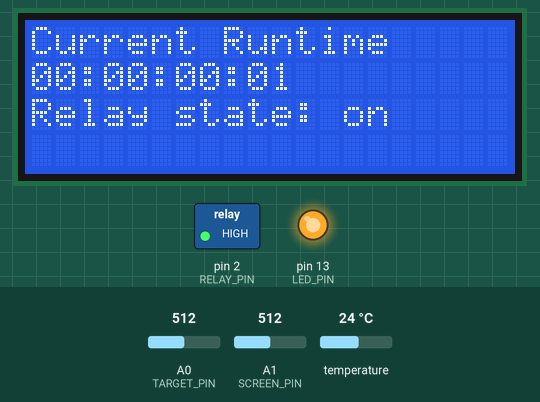
Recording of a sketch running on a simulated Arduino Uno, built with avr-gcc and run on an emulated ATmega328P. On the bench: 20×4 character LCD, switched loads named in the sketch (green lamp = pin HIGH), output pins drawn as LEDs (lit = HIGH). The inputs (shaded band) are chosen by the test bench; at power-on: A0 (TARGET_PIN) = 512, A1 (SCREEN_PIN) = 512, temperature 24 °C.

Above: at 1.2 s.
1.3 s: A0 (TARGET_PIN) set to 907
3.5 s: A0 (TARGET_PIN) set to 940
At 5.4 s:
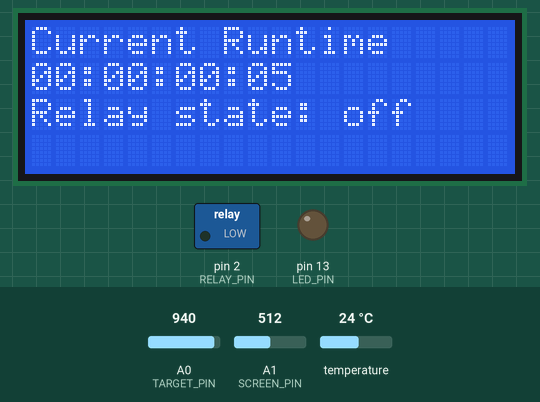
6.5 s: A1 (SCREEN_PIN) set to 670
8.9 s: A1 (SCREEN_PIN) set to 696
At 9.7 s:
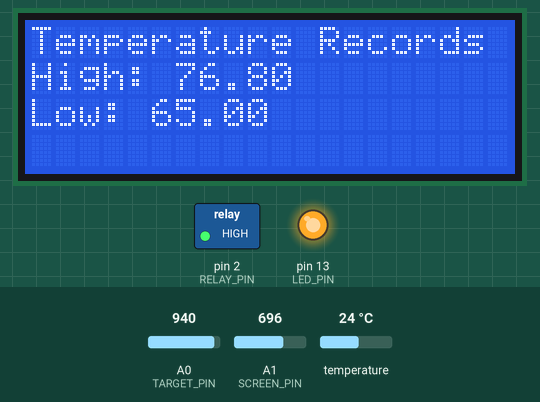
10.4 s: A1 (SCREEN_PIN) set to 306
At 11.5 s:
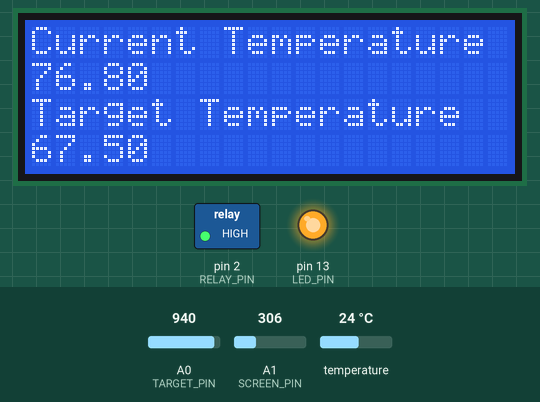
11.9 s: A1 (SCREEN_PIN) set to 324
13.4 s: A1 (SCREEN_PIN) set to 356
At 14.8 s:
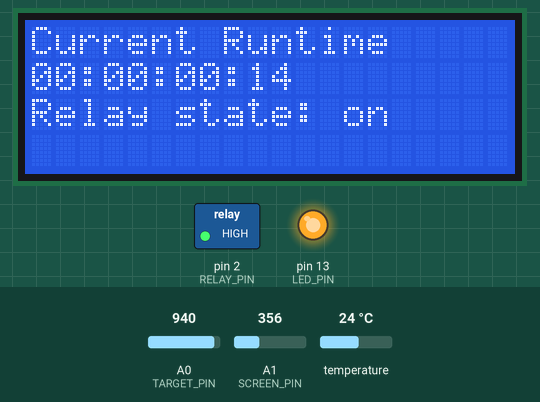
Timing chart, 0 to 16.4 s (numbered marks = the images above; inputs shaded):
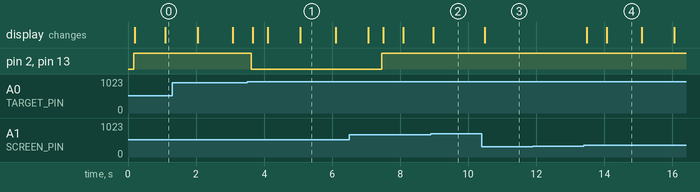

Measured:
- the behaviour switches between 924 and 925 on A0 (TARGET_PIN) (found by bisection; images 0 and 1)
- the behaviour switches between 682 and 683 on A1 (SCREEN_PIN) (found by bisection; images 1 and 2)
- the behaviour switches between 341 and 342 on A1 (SCREEN_PIN) (found by bisection; images 3 and 4)
- after the input at 3.5 s, pin 2 (RELAY_PIN), pin 13 (LED_PIN): HIGH → LOW after 0.13 s; the display: first changes after 0.17 s (image 1 shows a later state)
- after the input at 8.9 s, the display: changes after 0.07 s (image 2)
- after the input at 10.4 s, the display: changes after 0.09 s (image 3)
- after the input at 11.9 s, every drawn part: stays the same
- after the input at 13.4 s, the display: first changes after 0.09 s (image 4 shows a later state)

The sketch:

Keezer2.ino
```cpp
#include "Defs.h"
#include <Wire.h>
#include <OneWire.h>
#include <LiquidCrystal_I2C.h>

// Create variables
short pollingIndex = 0;
float targetTemperature = 65;
float currentTemperature = 0;
float temperaturePollingCache = 0;
OneWire sensorController(TEMPERATURE_PIN);

// Create records variables
float allTimeHigh = ERROR_LOW_TEMP;
float allTimeLow = ERROR_HIGH_TEMP;

// Create LCD variables
short currentScreen = 0;
LiquidCrystal_I2C lcd(0x27,20,4);

void createSerialConnection() {
  Serial.begin(9600);
}

void createPinConnections() {
  pinMode(RELAY_PIN, OUTPUT);
  pinMode(LED_PIN, OUTPUT);
}

void setup() {
  lcd.init();
  lcd.backlight();
  createSerialConnection();
  createPinConnections();
  initTemperature();
}

void loop() {
  preUpdate();
  update();
  postUpdate();
  delay(10);
}

void preUpdate() {
  float newTemperature = 0;
  boolean hasTemperatureData = false;

  // Get the current status of the temperature poller
  pollTemperature(hasTemperatureData, newTemperature);

  // If we have new temperature data, set it.
  if (hasTemperatureData) {
    currentTemperature = newTemperature;
  }
}

void update() {
  // Manage the relay state
  manageRelay();

  // Records temperature records
  recordRecords();

  // Update the target temperature from the pot
  readFromPot();

  // Write to the LCD display
  updateDisplay();
}

void postUpdate() {
  // Write to debug terminal
  writeLog();
}


void writeLog() {
  if (DEBUG) {
    Serial.print("Average Temperature: ");
    Serial.println(currentTemperature);
    Serial.print("Relay status: ");
    Serial.println(digitalRead(RELAY_PIN));
    Serial.print("Pot value: ");
    Serial.println(analogRead(TARGET_PIN));
    Serial.print("Target value: ");
    Serial.println(targetTemperature);
  }
}
```

Defs.h
```cpp
// Define digital pins
#define RELAY_PIN 2
#define TEMPERATURE_PIN 4
#define LED_PIN 13

// Define analog pins
#define TARGET_PIN 0
#define SCREEN_PIN 1

// Define resistors
#define R_THERM 4700
#define R_FIXED 4700

// Define thermistor values
#define V_IN 3.3
#define B 3977
#define T0 298
#define R0 4700

// Define hysteresis in degrees F
#define HYS 2

// Define sampling values
#define SAMPLE_COUNT 100

// Define pot values
#define MAX_TEMPERATURE (float) 70.0
#define MIN_TEMPERATURE (float) 40.0

// Define error values
#define ERROR_HIGH_TEMP 212
#define ERROR_LOW_TEMP 32

// Define debugging
#define DEBUG false

// Define analog
#define MAX_ANALOG 1023

// Define screens
#define MAX_SCREENS 3
```

Pot.ino
```cpp
void readFromPot() {
  float range = MAX_TEMPERATURE - MIN_TEMPERATURE;
  // Create a percentage based on the current pin value
  float percentage = (float) analogRead(TARGET_PIN) / (float) MAX_ANALOG;
  float aboveMin = range * percentage;
  aboveMin = floorf(aboveMin * 10) / 10;

  // Double check we dont have a negative number
  if (aboveMin < 0) {
    aboveMin *= -1;
  }

  // Set the target temperature to the min value plus some positive offset
  targetTemperature = MIN_TEMPERATURE + aboveMin;
}
```

Relay.ino
```cpp
float manageRelay() {
  if (currentTemperature > (targetTemperature + HYS)) {
    // If we are above boiling or below freezing we have a problem.
    if (currentTemperature < ERROR_HIGH_TEMP) {
      digitalWrite(RELAY_PIN, HIGH);
    } else {
      Serial.print("Possible probe error. Defaulting of off state.");
      digitalWrite(RELAY_PIN, LOW);
    }
  } else if (currentTemperature < (targetTemperature - HYS)) {
    if (currentTemperature > ERROR_LOW_TEMP) {
      digitalWrite(RELAY_PIN, LOW);
    } else {
      Serial.print("Possible probe error. Defaulting of off state.");
      digitalWrite(RELAY_PIN, LOW);
    }
  }

  // Use the onboard LED to determine relay status
  int relayStatus = digitalRead(RELAY_PIN);
  digitalWrite(LED_PIN, relayStatus);
}
```

Temperature.ino
```cpp
void initTemperature() {
  targetTemperature = 65;
  currentTemperature = 65;
  initSampling();
}

void initSampling() {
  pollingIndex = 0;
  temperaturePollingCache = targetTemperature;
}

void pollTemperature(boolean &hasData, float &temperature) {

  // Read the temperature data
  temperaturePollingCache += readTemperaturePin();

  // If we have enough samples
  // reset sampling data
  // and manage the relay
  if (pollingIndex >= SAMPLE_COUNT) {
    float dF = convertAndAverageData();
    initSampling();
    hasData = true;
    temperature = dF;
  } else {
    pollingIndex++;
    hasData = false;
    temperature = 0;
  }
}

void recordRecords() {
  if (currentTemperature > allTimeHigh) {
    allTimeHigh = currentTemperature;
  }
  if (currentTemperature < allTimeLow) {
    allTimeLow = currentTemperature;
  }
}

float convertAndAverageData() {
  float sampledAverage = temperaturePollingCache / (float) pollingIndex;
  sampledAverage *= 9;
  sampledAverage /= 5;
  sampledAverage += 32;

  return sampledAverage;
}

float readTemperaturePin() {
  //returns the temperature from one DS18S20 in DEG Celsius

  byte data[12];
  byte addr[8];

  if ( !sensorController.search(addr)) {
      //no more sensors on chain, reset search
      sensorController.reset_search();
      return -1000;
  }

  if (OneWire::crc8( addr, 7) != addr[7]) {
      Serial.println("CRC is not valid!");
      return -1000;
  }

  if ( addr[0] != 0x10 && addr[0] != 0x28) {
      Serial.print("Device is not recognized");
      return -1000;
  }

  sensorController.reset();
  sensorController.select(addr);
  sensorController.write(0x44,1); // start conversion, with parasite power on at the end

  byte present = sensorController.reset();
  sensorController.select(addr);
  sensorController.write(0xBE); // Read Scratchpad


  for (int i = 0; i < 9; i++) { // we need 9 bytes
    data[i] = sensorController.read();
  }

  sensorController.reset_search();

  byte MSB = data[1];
  byte LSB = data[0];

  float tempRead = ((MSB << 8) | LSB); //using two's compliment
  float TemperatureSum = tempRead / 16;

  return TemperatureSum;
}
```

LCD.ino
```cpp
void updateDisplay() {
  // Use a pot to scan screens like a radio
  short newScreen = (analogRead(SCREEN_PIN) * MAX_SCREENS) / (MAX_ANALOG + 1);

  // When we change screen do a full clear
  if (currentScreen != newScreen) {
    lcd.clear();
  }

  // Update the current screen
  switch (newScreen) {
    case 0:
      temperatureScreen();
      break;
    case 1:
      runtimeScreen();
      break;
    case 2:
      recordsScreen();
      break;
  }

  currentScreen = newScreen;
}

void temperatureScreen() {
  lcd.setCursor(0, 0);
  lcd.print("Current Temperature");
  lcd.setCursor(0, 1);
  lcd.print(currentTemperature);
  lcd.setCursor(0, 2);
  lcd.print("Target Temperature");
  lcd.setCursor(0, 3);
  lcd.print(targetTemperature);
}

void runtimeScreen() {
  unsigned long now = (millis() / 1000);
  unsigned short seconds = now % 60;
  unsigned short minutes = (now / 60) % 60;
  unsigned short hours = (now / 3600) % 24;
  unsigned short days = now / 86400;

  lcd.setCursor(0, 0);
  lcd.print("Current Runtime");
  lcd.setCursor(0, 1);
  lcd.print(makeRuntimeString(days));
  lcd.print(":");
  lcd.print(makeRuntimeString(hours));
  lcd.print(":");
  lcd.print(makeRuntimeString(minutes));
  lcd.print(":");
  lcd.print(makeRuntimeString(seconds));
  lcd.setCursor(0, 2);
  lcd.print("Relay state: ");
  if (digitalRead(RELAY_PIN)) {
    lcd.print("on ");
  } else {
    lcd.print("off");
  }
}

void recordsScreen() {
  lcd.setCursor(0, 0);
  lcd.print("Temperature Records");
  lcd.setCursor(0, 1);
  lcd.print("High: ");
  lcd.print(allTimeHigh);
  lcd.setCursor(0, 2);
  lcd.print("Low: ");
  lcd.print(allTimeLow);
}

String makeRuntimeString(unsigned short value) {
  if (value < 10) {
    return "0" + String(value);
  } else {
    return String(value);
  }
}
```
